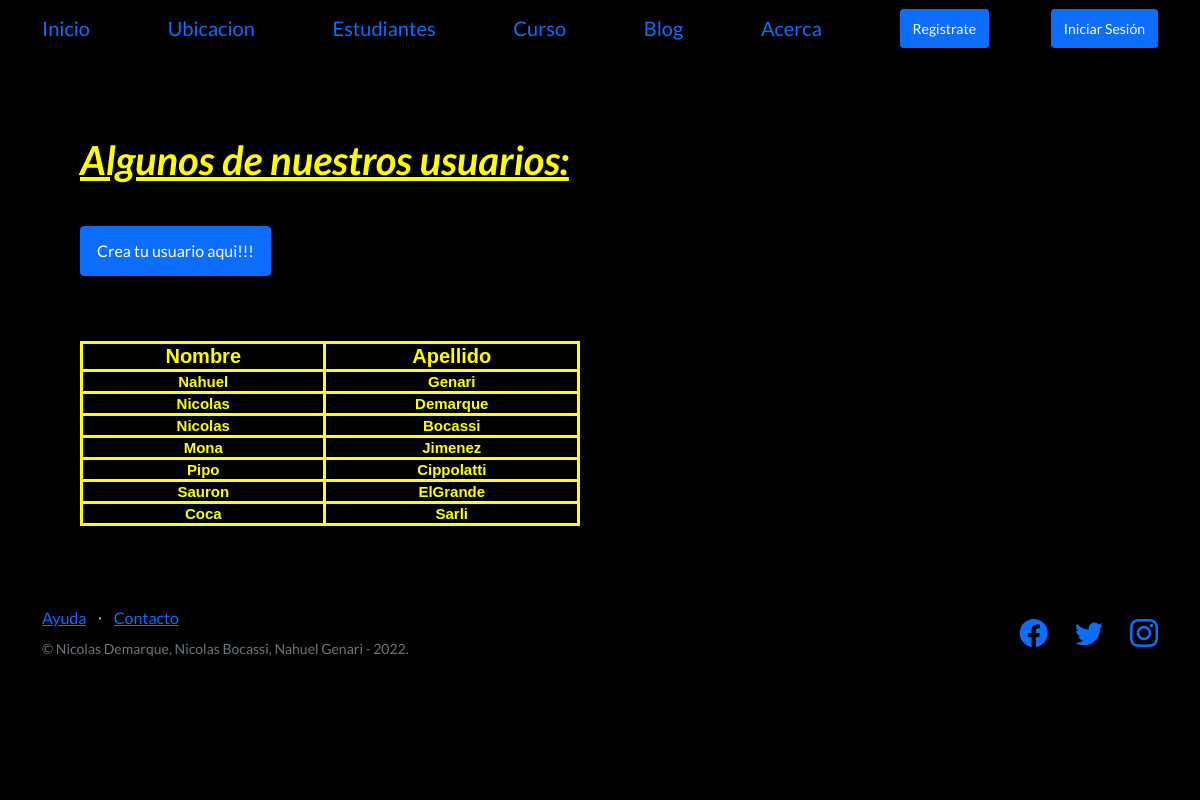
The page /estudiantes/ on the database its author committed.
### alumnos/models.py (models this page shows)
class Alumnos(models.Model):
    nombre = models.CharField(max_length=128)
    apellido = models.CharField(max_length=128)

### alumnos/views.py (the view)
# urls.py: path('estudiantes/', views.alumnos, name="alumnos"),
def alumnos(request):
      alumnos= Alumnos.objects.all()
      return render(request, "alumnos/estudiantes.html",{'alumnos': alumnos})

### alumnos/templates/alumnos/estudiantes.html (shortened to what this page needs)
{% extends "alumnos/plantilla_base.html" %}
{% block contenido_base %}
<h3>
<i><u>
<h1>Algunos de nuestros usuarios:</h1>
</u></i>
<br>
<a href="{% url 'curso_formulario1' %}" class="btn btn-primary">Crea tu usuario aqui!!!</a>
<br>
<br>
</h3>
<br>
<table class="ubi-table">
    <tbody>
      <tr>
        <th>
          <strong>Nombre</strong>
        </th>
        <th>
          <strong>Apellido</strong>
        </th>
      </tr>
      {% for alumnos in alumnos %}
      <tr>
        <td>{{ alumnos.nombre }}</td>
        <td>{{ alumnos.apellido }}</td>
      </tr>
      {% endfor %}
    </tbody>
  </table>
{% endblock contenido_base %}

### rows shown on the page
Alumnos: nombre "Nahuel", apellido "Genari"
Alumnos: nombre "Nicolas", apellido "Demarque"
Alumnos: nombre "Nicolas", apellido "Bocassi"
Alumnos: nombre "Mona", apellido "Jimenez"
Alumnos: nombre "Pipo", apellido "Cippolatti"
Alumnos: nombre "Sauron", apellido "ElGrande"
Alumnos: nombre "Coca", apellido "Sarli"
